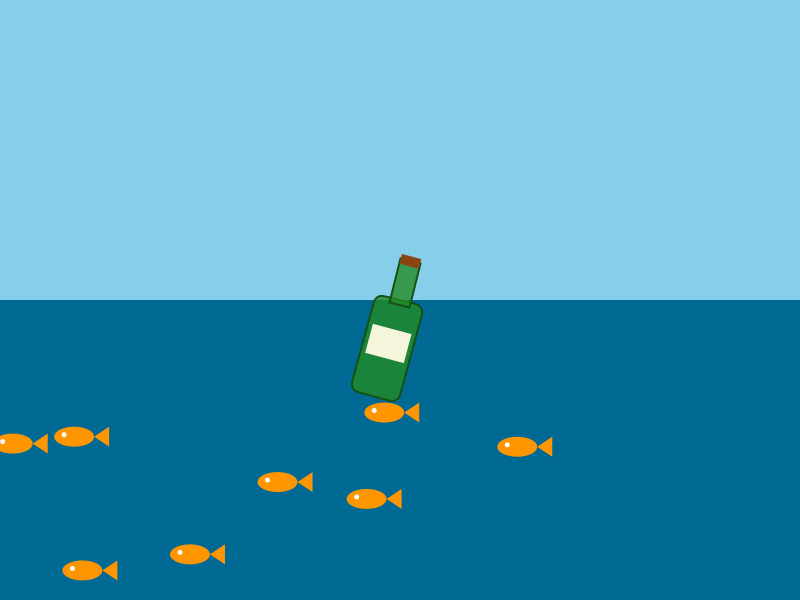
Frame 1 (no input)
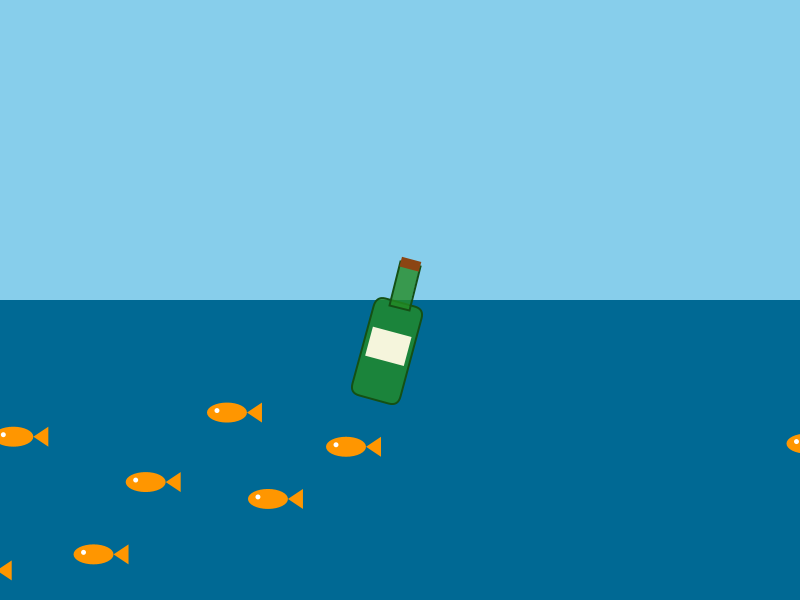
Frame 60 (the mouse pressed at the canvas centre just before this capture)
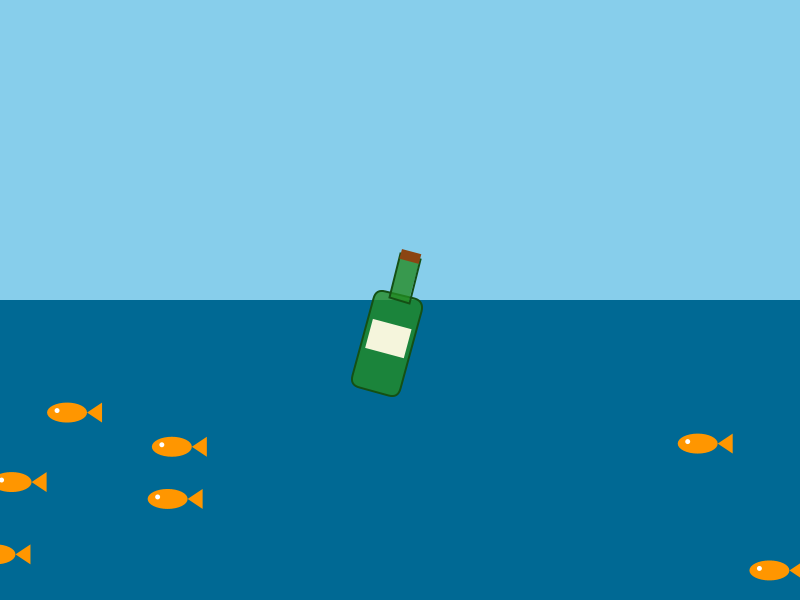
Frame 120 (the mouse held since frame 60 and released just before this capture)

The Processing sketch that drew these frames (run headless with seeded random() and noise(); from frame 60 on, the mouse is pressed at the canvas centre):

// Processing sketch: sketch_260424b
// ── sketch_260424b.pde
float waveOffset = 0;
float bottleY;
int numFish = 8;
float[] fishX = new float[numFish];
float[] fishY = new float[numFish];
float[] fishSpeed = new float[numFish];

void setup() {
  size(800, 600);
  
  // Initialize fish positions and speeds
  for (int i = 0; i < numFish; i++) {
    fishX[i] = random(width);
    fishY[i] = random(400, 580);
    fishSpeed[i] = random(1, 3);
  }
}

void draw() {
  // 1. Draw the Sky and Ocean
  background(135, 206, 235); // Sky blue
  noStroke();
  fill(0, 105, 148); // Deep ocean blue
  rect(0, 300, width, 300);

  // 2. Animate the Fish (Behind the bottle)
  for (int i = 0; i < numFish; i++) {
    drawFish(fishX[i], fishY[i]);
    fishX[i] -= fishSpeed[i];
    if (fishX[i] < -50) fishX[i] = width + 50; // Loop fish
  }

  // 3. Draw the Floating Bottle
  // Use sin() to create a bobbing motion
  float bobbing = sin(waveOffset) * 15; 
  drawBottle(width/2, 300 + bobbing);
  
  waveOffset += 0.05;
}

void drawBottle(float x, float y) {
  pushMatrix();
  translate(x, y);
  rotate(radians(15)); // Give it a slight tilt
  
  // Bottle Body
  fill(34, 139, 34, 200); // Transparent green glass
  stroke(20, 80, 20);
  strokeWeight(2);
  rect(-25, 0, 50, 100, 10); // Main body
  
  // Bottle Neck
  rect(-10, -40, 20, 45); 
  
  // Label
  fill(245, 245, 220);
  noStroke();
  rect(-20, 30, 40, 30);
  
  // Cork
  fill(139, 69, 19);
  rect(-10, -45, 20, 10);
  
  popMatrix();
}

void drawFish(float x, float y) {
  fill(255, 150, 0); // Orange fish
  noStroke();
  // Body
  ellipse(x, y, 40, 20);
  // Tail
  triangle(x + 20, y, x + 35, y - 10, x + 35, y + 10);
  // Eye
  fill(255);
  ellipse(x - 10, y - 2, 5, 5);
}
